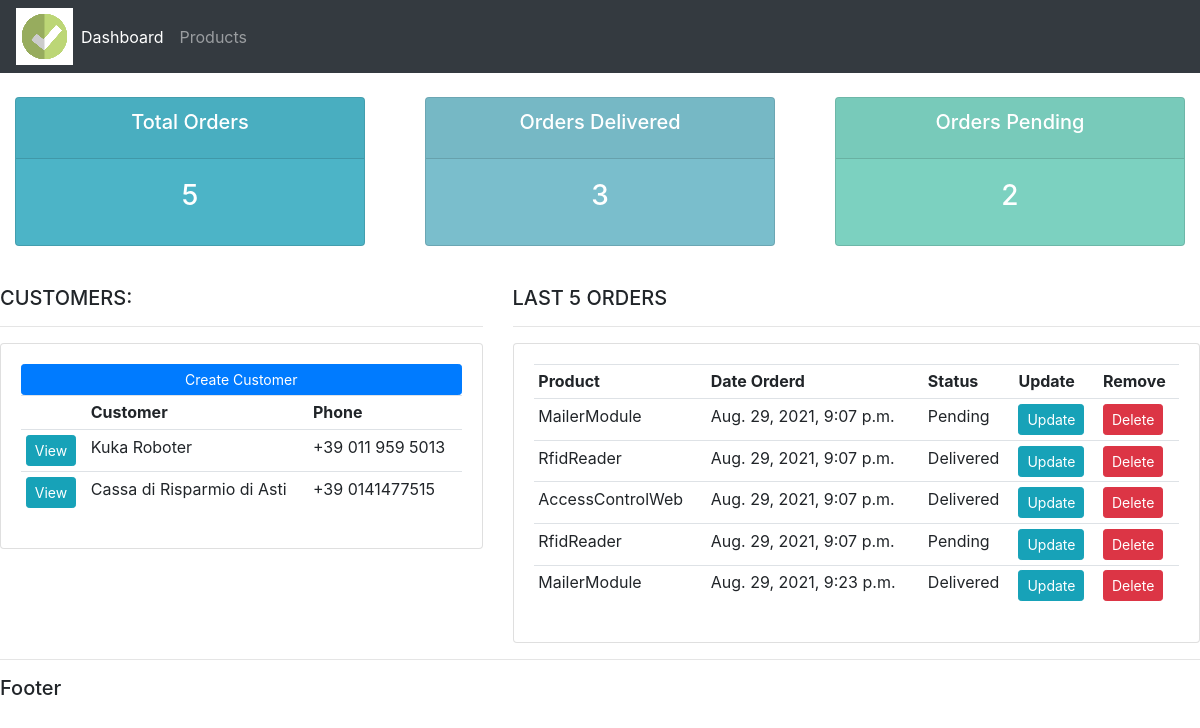
The page / on the database its author committed.
### accounts/models.py (models this page shows, shortened)
class Customer(models.Model):
    name = models.CharField(max_length=200, null=True)     # String
    phone = models.CharField(max_length=200, null=True, blank=True)     # String
    address = models.CharField(max_length=200, null=True, blank=True)   # String
    email = models.CharField(max_length=200, null=True)     # String
    date_created = models.DateTimeField(auto_now_add=True)  # Timestamp

class Order(models.Model):
    STATUS = (
        ('Pending','Pending'),
        ('Out for delivery','Out for delivery'),
        ('Delivered','Delivered')
    )
    customer = models.ForeignKey(Customer, null=True, on_delete = models.SET_NULL)
    product = models.ForeignKey(Product, null=True, on_delete=models.SET_NULL)
    date_created = models.DateTimeField(auto_now_add=True)  # Timestamp
    status = models.CharField(max_length=200, null=True, choices=STATUS)     # String with dropdown choices
    notes = models.CharField(max_length=200, null=True, blank=True)

class Product(models.Model):
    CATEGORY = (
        ('Hardware','Hardware'),
        ('Software','Software'),
    )
    name = models.CharField(max_length=200, null=True)     # String
    price = models.FloatField(null=True)                    # Float
    category = models.CharField(max_length=200, null=True, choices=CATEGORY)     # String
    description = models.CharField(max_length=200, null=True, blank=True)     # String, can be blank
    date_created = models.DateTimeField(auto_now_add=True)  # Timestamp
    tag = models.ManyToManyField(Tag)
    def __str__(self):
        return self.name

### accounts/views.py (the view)
# urls.py: path('', views.home, name="home"),
def home(request):
    orders = Order.objects.all()
    customers = Customer.objects.all()
    total_customers = customers.count()
    total_orders = orders.count()
    delivered_orders = orders.filter(status='Delivered').count()
    pending_orders = orders.filter(status='Pending').count()
    context = {
        'orders':orders,
        'customers':customers,
        'total_orders':total_orders,
        'delivered_orders':delivered_orders,
        'pending_orders':pending_orders
    }
    return render(request, 'accounts/dashboard.html', context)

### accounts/templates/accounts/dashboard.html
{% extends 'accounts/main.html' %}
{% block content %}
{% include 'accounts/status.html' %}
<br>
<div class="row">
	<div class="col-md-5">
		<h5>CUSTOMERS:</h5>
		<hr>
		<div class="card card-body">
			<a class="btn btn-primary btn-sm btn-block" href="">Create Customer</a>
			<table class="table table-sm">
				<tr>
					<th></th>
					<th>Customer</th>
					<th>Phone</th>
					{% for customer in customers %}
					<tr>
						<td><a href="{% url 'customer' customer.id %}" class="btn btn-sm btn-info">View</a></td>
						<td>{{ customer.name }}</td>
						<td>{{ customer.phone }}</td>
					</tr>
					{% endfor %}
				</tr>
			</table>
		</div>
	</div>
	<div class="col-md-7">
		<h5>LAST 5 ORDERS</h5>
		<hr>
		<div class="card card-body">
			<table class="table table-sm">
				<tr>
					<th>Product</th>
					<th>Date Orderd</th>
					<th>Status</th>
					<th>Update</th>
					<th>Remove</th>
					{% for order in orders %}
						<tr>
							<td>{{ order.product }}</td>
							<td>{{ order.date_created}}</td>
							<td>{{ order.status}}</td>
							<td><a class="btn btn-sm btn-info" href="{% url 'update_order' order.id %}">Update</a></td>
							<td><a class="btn btn-sm btn-danger" href="{% url 'delete_order' order.id %}">Delete</a></td>
						</tr>
					{% endfor %}
				</tr>
			</table>
		</div>
	</div>
</div>
{% endblock %}

### rows shown on the page
Customer: name "Kuka Roboter", phone "+39 011 959 5013"
Customer: name "Cassa di Risparmio di Asti", phone "+39 0141477515"
Order: product "MailerModule", date_created "Aug. 29, 2021, 9:07 p.m.", status "Pending"
Order: product "RfidReader", date_created "Aug. 29, 2021, 9:07 p.m.", status "Delivered"
Order: product "AccessControlWeb", date_created "Aug. 29, 2021, 9:07 p.m.", status "Delivered"
Order: product "RfidReader", date_created "Aug. 29, 2021, 9:07 p.m.", status "Pending"
Order: product "MailerModule", date_created "Aug. 29, 2021, 9:23 p.m.", status "Delivered"

### other values the page prints
{{ total_orders }} "5"
{{ delivered_orders }} "3"
{{ pending_orders }} "2"
